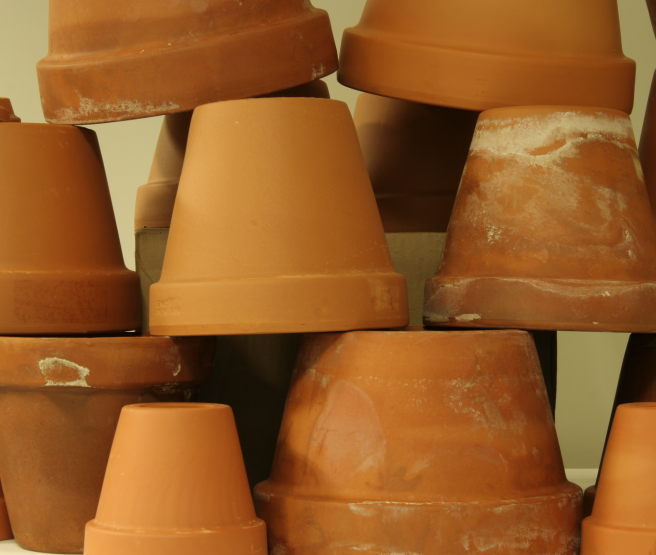
//> input picture Input/Flowerpots/view1.png, 1312 x 1110 px (shown at 1/2 size)
$ ./Source1   (built with g++ and OpenCV 4)
//> lines starting //> are read from the running program, lines starting //| are printed output that depends on the picture
// EEE 598 : DIVP Project 1: Stereo Correspondence using FAST+FREAK, AGAST+LUCID and Sift
// Referernce :https://docs.opencv.org
// Authors : Chandana Srinivasa and Kiran Kumar (Group 1)

#include<stdio.h>
#include<iostream>
#include <vector>
#include"opencv2/core.hpp"
#include"opencv2/features2d.hpp"
#include"opencv2/xfeatures2d.hpp"
#include"opencv2/highgui.hpp"
#include"opencv2/imgproc.hpp"
#include "opencv2/calib3d.hpp"

using namespace cv;
using namespace std;

using namespace cv::xfeatures2d;
/** @function main */


// Function to find out the error value
float errFinder(Mat img_1_Grey, Mat GT_img, vector<KeyPoint> keypoints_1_fast, vector<KeyPoint> keypoints_2_fast, vector< DMatch > matches_Fast_Freak)
{
	// img1: right  img2: left (Reference)

	std::vector<int> pointIndexesLeft;
	std::vector<int> pointIndexesRight;
	for (std::vector<cv::DMatch>::const_iterator it = matches_Fast_Freak.begin(); it != matches_Fast_Freak.end(); ++it)
	{

		// Get the indexes of the selected matched keypoints
		pointIndexesRight.push_back(it->queryIdx);
		pointIndexesLeft.push_back(it->trainIdx);
	}

	// Convert keypoints into Point2f
	std::vector<cv::Point2f> selPointsLeft, selPointsRight;
	cv::KeyPoint::convert(keypoints_1_fast, selPointsRight, pointIndexesRight);
	cv::KeyPoint::convert(keypoints_2_fast, selPointsLeft, pointIndexesLeft);
	int xright = 0, xleft = 0, yright = 0, yleft = 0;

	Mat diff(img_1_Grey.rows, img_1_Grey.cols, CV_8UC1);
	diff = 255; int k = 0; int new_xright = 0; float MSE = 0.0; float add_all = 0.0; float count = 0; float err = 0;
	cout<<"Match count"<<selPointsRight.size() << endl;
	for (int i = 0; i < (int)selPointsRight.size(); i++)
	{
		xright = (int)selPointsRight.at(i).x;
		yright = (int)selPointsRight.at(i).y;

		xleft = (int)selPointsLeft.at(i).x;
		yleft = (int)selPointsLeft.at(i).y;


		k = GT_img.at<uchar>(xleft, yleft);// Disparity from Ground Truth

		new_xright = xleft + k;
		count += 1;
		//root mean square error calculation
		MSE = pow((new_xright - xright), 2) + pow((yleft - yright), 2);
		add_all = add_all + MSE;
		//diff.at<uchar>(yright,xright) = abs(xright - xleft);

	}
	err = sqrt(add_all) / count;
	waitKey();
	return err;
}

int   main(int argc, char** argv)
{
	try
	{
		// ... Contents of your main
	}
	catch (cv::Exception & e)
	{
		cerr << e.what() << endl; // output exception message
	}
	cout << " Output For Without Cross Check and Without Threshold " << endl;


	Mat   img_1 = imread("D:\\ASU_Sem_1\\DIVP_Project\\new_data_set\\Flowerpots\\view1.png",CV_BGR2GRAY);// reading input image 1
//> img_1 is the input picture: 1110 rows x 1312 cols, CV_8UC3; mean B, G, R 37.8, 91.2, 149.1
	Mat   img_2 = imread("D:\\ASU_Sem_1\\DIVP_Project\\new_data_set\\Flowerpots\\view5.png",CV_BGR2GRAY);// reading input image 2
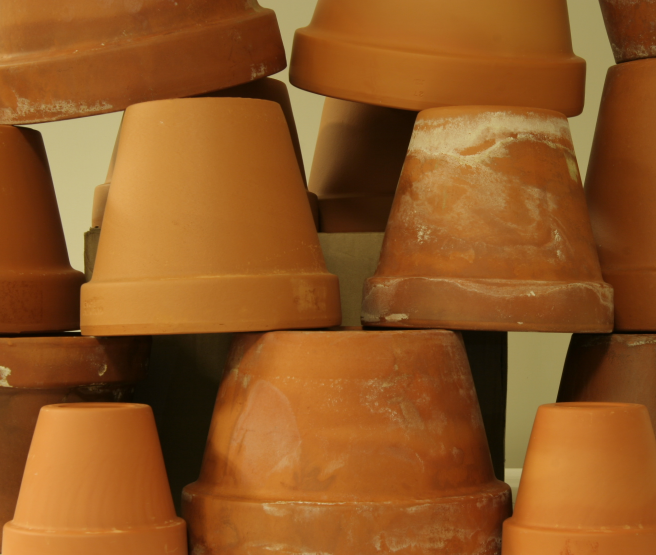
//> input picture Input/Flowerpots/view5.png, 1312 x 1110 px (shown at 1/2 size)
//> img_2 is the input picture: 1110 rows x 1312 cols, CV_8UC3; mean B, G, R 34.6, 87, 144.4
	Mat GT_img = imread("D:\\ASU_Sem_1\\DIVP_Project\\new_data_set\\Flowerpots\\disp5.png");//reading ground truth disparity values
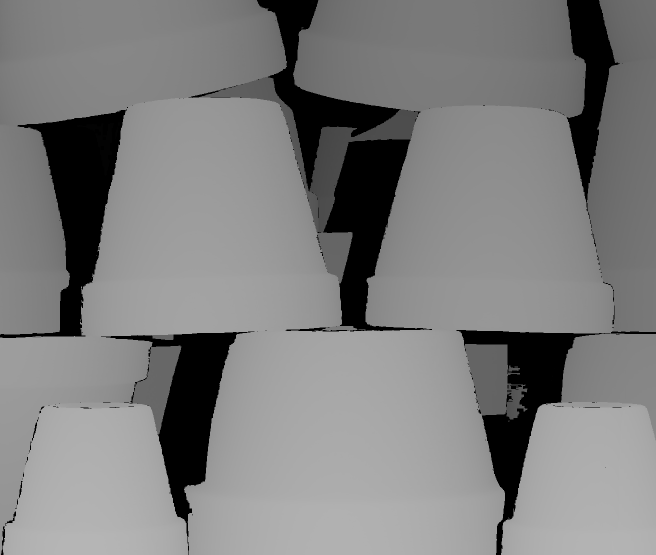
//> input picture Input/Flowerpots/disp5.png, 1312 x 1110 px (shown at 1/2 size)
//> GT_img is the input picture: 1110 rows x 1312 cols, CV_8UC3; min 0, max 181, mean 126.1
	//cout << "GT_img"<< GT_img << endl;

	Mat img_1_D, img_2_D, img_1_Grey, img_2_Grey;
	pyrDown(img_1,img_1_D);
	pyrDown(img_2,img_2_D);

	cvtColor(img_1_D, img_1_Grey, CV_BGR2GRAY);
	cvtColor(img_2_D, img_2_Grey, CV_BGR2GRAY);

	// --  Detect the keypoints using a FAST Detector
	Ptr <FastFeatureDetector> detector_fast = FastFeatureDetector::create();
	std::vector<KeyPoint> keypoints_1_fast, keypoints_2_fast;
	detector_fast->detect(img_1_Grey, keypoints_1_fast);
//> keypoints_1_fast = 642 keypoints; strongest (x, y, size): (133, 331, 7), (134, 270, 7), (321, 79, 7), (163, 116, 7)
	detector_fast->detect(img_2_Grey, keypoints_2_fast);
//> keypoints_2_fast = 617 keypoints; strongest (x, y, size): (83, 271, 7), (269, 77, 7), (79, 328, 7), (570, 334, 7)

	cout << " [INFO] key-point 1 size: Fast " << keypoints_1_fast.size() << endl;
//|  [INFO] key-point 1 size: Fast 642

	cout << " [INFO] key-point 2 size: Fast" << keypoints_2_fast.size() << endl;
//|  [INFO] key-point 2 size: Fast617

	// --  Draw keypoints
	Mat   img_keypoints_1_fast;
	Mat   img_keypoints_2_fast;
	drawKeypoints(img_1_Grey, keypoints_1_fast, img_keypoints_1_fast, Scalar::all(-1), DrawMatchesFlags::DEFAULT);
	drawKeypoints(img_2_Grey, keypoints_2_fast, img_keypoints_2_fast, Scalar::all(-1), DrawMatchesFlags::DEFAULT);
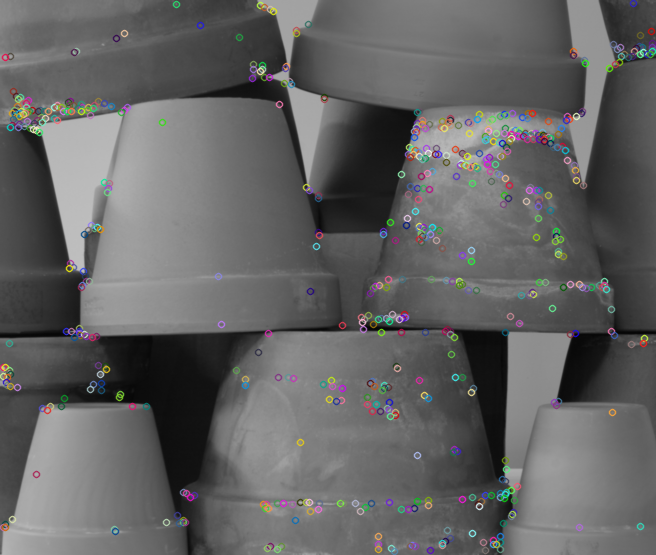
//> img_keypoints_2_fast: 555 rows x 656 cols, CV_8UC3; mean B, G, R 98.9, 98.9, 99

	// --  Show detected (drawn) keypoints
	//imshow("Keypoints 1", img_keypoints_1_fast);
	imwrite("D:\\ASU_Sem_1\\DIVP_Project\\Output_images\\img_keypoints_1_fast.png", img_keypoints_1_fast);

	//imshow("Keypoints 2", img_keypoints_2_fast);
	imwrite("D:\\ASU_Sem_1\\DIVP_Project\\Output_images\\img_keypoints_2_fast.png", img_keypoints_2_fast);

	Mat desc1_fast, desc2_fast;

	//FREAK Descriptor
	Ptr<FREAK> freak = FREAK::create(true,true,22.0f,4);
	freak->compute(img_1_Grey, keypoints_1_fast, desc1_fast);
//> keypoints_1_fast = 583 keypoints; strongest (x, y, size): (133, 331, 7), (134, 270, 7), (321, 79, 7), (163, 116, 7)
	freak->compute(img_2_Grey, keypoints_2_fast, desc2_fast);
//> keypoints_2_fast = 530 keypoints; strongest (x, y, size): (83, 271, 7), (269, 77, 7), (79, 328, 7), (570, 334, 7)


	// finding the matched points using BFMatcher
	BFMatcher matcher(NORM_L2);
	//BFMatcher matcher(NORM_L2,true);  //For crosscheck
	std::vector< DMatch > matches_Fast_Freak;
	std::vector< DMatch > matches_fast_freak;
	matcher.match(desc1_fast,desc2_fast, matches_fast_freak);
//> matches_fast_freak = 583 matches
	Mat img_matches_fast;
	// [9 lines of commented-out code are left out]
	matches_Fast_Freak = matches_fast_freak;  // Remove this line for thresholding
//> matches_Fast_Freak = 583 matches

	//draw the best matches
	drawMatches(img_1_D, keypoints_1_fast, img_2_D, keypoints_2_fast, matches_Fast_Freak, img_matches_fast);
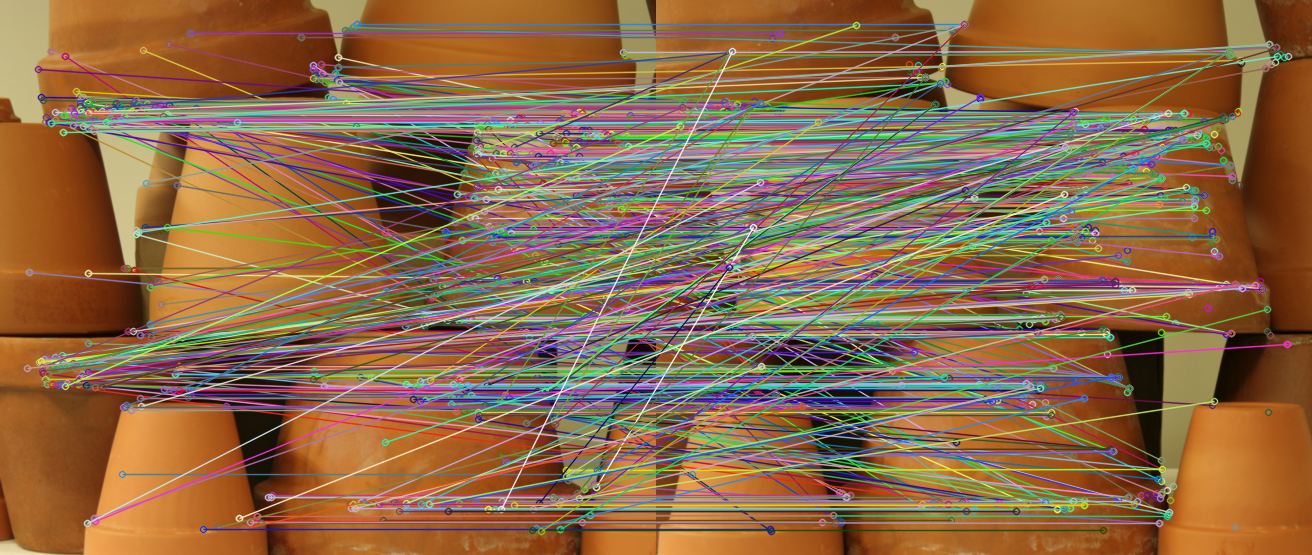
//> img_matches_fast: 555 rows x 1312 cols, CV_8UC3; mean B, G, R 71.8, 105, 141

	//-- Show detected matches
	//imshow("FAST+FREAK", img_matches_fast);
	imwrite("D:\\ASU_Sem_1\\DIVP_Project\\Output_images\\img_matches_fast_wo_cross_wo_thresh.png", img_matches_fast);


	// Sift keypoints detection
	Ptr  <SIFT> detector = SIFT::create();
	std::vector<KeyPoint> keypoints_1_Sift, keypoints_2_Sift;


	detector->detect(img_1_Grey, keypoints_1_Sift);
//> keypoints_1_Sift = 234 keypoints; strongest (x, y, size): (130, 263, 8.7), (179, 128, 19.6), (249, 385, 79.7), (331, 81, 9.3)
	detector->detect(img_2_Grey, keypoints_2_Sift);
//> keypoints_2_Sift = 229 keypoints; strongest (x, y, size): (283, 76, 8.8), (173, 387, 80.6), (276, 77, 5.1), (535, 361, 38.3)
	// --  Draw keypoints
	Mat   img_keypoints_1_Sift;
	Mat   img_keypoints_2_Sift;

	cout << " [INFO] key-point 1 size: Sift " << keypoints_1_Sift.size() << endl;
//|  [INFO] key-point 1 size: Sift 234
	//KeyPointsFilter::retainBest(keypoints_1_fast, 500);

	cout << " [INFO] key-point 2 size: Sift" << keypoints_2_Sift.size() << endl;
//|  [INFO] key-point 2 size: Sift229


	Mat desc1_Sift, desc2_Sift;
	drawKeypoints(img_1_D, keypoints_1_Sift, img_keypoints_1_Sift, Scalar::all(-1), DrawMatchesFlags::DEFAULT);
	drawKeypoints(img_2_D, keypoints_2_Sift, img_keypoints_2_Sift, Scalar::all(-1), DrawMatchesFlags::DEFAULT);
	// --  Show detected (drawn) keypoints
	//imshow("Keypoints 1 SIFT", img_keypoints_1_Sift);
	imwrite("D:\\ASU_Sem_1\\DIVP_Project\\Output_images\\img_keypoints_1_Sift.png", img_keypoints_1_Sift);

	//imshow("Keypoints 2 SIFT", img_keypoints_2_Sift);
	imwrite("D:\\ASU_Sem_1\\DIVP_Project\\Output_images\\img_keypoints_2_Sift.png", img_keypoints_2_Sift);

	//Sift descriptor
	detector->compute(img_1_D, keypoints_1_Sift,desc1_Sift);
	detector->compute(img_2_D, keypoints_2_Sift,desc2_Sift);


	// Matches
	std::vector< DMatch > matches_sift;
	std::vector< DMatch > matches_Sift;
	//DMatch A; float mini = 30;
	matcher.match(desc1_Sift, desc2_Sift, matches_sift);
//> matches_sift = 234 matches
	// [8 lines of commented-out code are left out]
	matches_Sift = matches_sift; // Remove this line for thresholding
//> matches_Sift = 234 matches

	Mat img_matches_Sift;
	drawMatches(img_1_D, keypoints_1_Sift, img_2_D, keypoints_2_Sift, matches_Sift, img_matches_Sift);
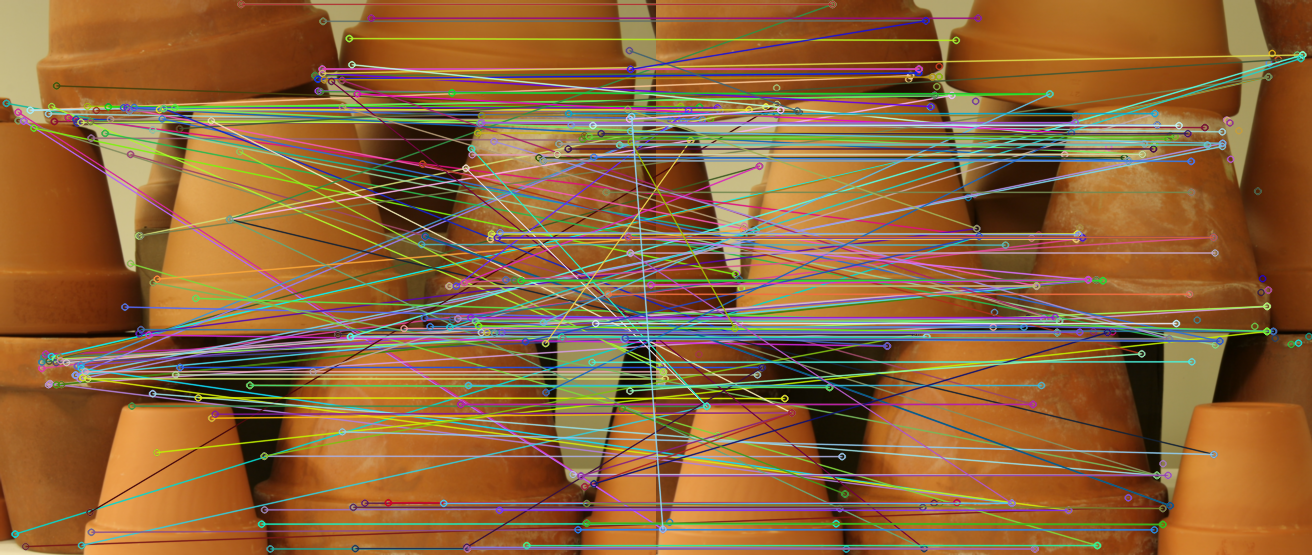
//> img_matches_Sift: 555 rows x 1312 cols, CV_8UC3; mean B, G, R 58.4, 100.5, 143.3

	//-- Show detected matches
	//imshow("SIFT", img_matches_Sift);
	imwrite("D:\\ASU_Sem_1\\DIVP_Project\\Output_images\\img_matches_Sift_wo_cross_wo_thresh.png", img_matches_Sift);

	//AGAST Keypoints
	Ptr  <AgastFeatureDetector> detector_agast = AgastFeatureDetector::create();
	std::vector<KeyPoint> keypoints_1_Agast, keypoints_2_Agast;
	detector_agast->detect(img_1_Grey, keypoints_1_Agast);
//> keypoints_1_Agast = 706 keypoints; strongest (x, y, size): (133, 331, 7), (134, 270, 7), (321, 79, 7), (163, 116, 7)
	detector_agast->detect(img_2_Grey, keypoints_2_Agast);
//> keypoints_2_Agast = 670 keypoints; strongest (x, y, size): (83, 271, 7), (269, 77, 7), (79, 328, 7), (570, 334, 7)

	cout << " [INFO] key-point 1 size: Agast " << keypoints_1_Agast.size() << endl;
//|  [INFO] key-point 1 size: Agast 706
	//KeyPointsFilter::retainBest(keypoints_1_fast, 500);

	cout << " [INFO] key-point 2 size: Agast" << keypoints_2_Agast.size() << endl;
//|  [INFO] key-point 2 size: Agast670


	// --  Draw keypoints
	Mat   img_keypoints_1_Agast;
	Mat   img_keypoints_2_Agast;
	Mat desc1_Lucid, desc2_Lucid;
	drawKeypoints(img_1_D, keypoints_1_Agast, img_keypoints_1_Agast, Scalar::all(-1), DrawMatchesFlags::DEFAULT);
	drawKeypoints(img_2_D, keypoints_2_Agast, img_keypoints_2_Agast, Scalar::all(-1), DrawMatchesFlags::DEFAULT);

	// --  Show detected (drawn) keypoints
	//imshow("Keypoints 1 AGAST", img_keypoints_1_Agast);
	imwrite("D:\\ASU_Sem_1\\DIVP_Project\\Output_images\\img_keypoints_1_Agast.png", img_keypoints_1_Agast);
	//imshow("Keypoints 2 AGAST", img_keypoints_2_Agast);
	imwrite("D:\\ASU_Sem_1\\DIVP_Project\\Output_images\\img_keypoints_2_Agast.png", img_keypoints_2_Agast);

	//Detectors using LUCID
	Ptr<LUCID> lucid = LUCID::create();
	lucid->compute(img_1_D, keypoints_1_Agast, desc1_Lucid);
	lucid->compute(img_2_D, keypoints_2_Agast, desc2_Lucid);
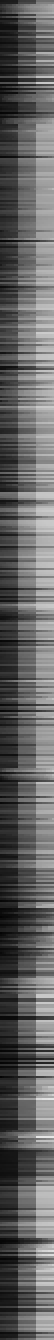
//> desc2_Lucid: 670 rows x 27 cols, CV_8UC1 (shown 2 times larger); min 3, max 229, mean 98.4

	// Matches
	std::vector< DMatch > matches_Agast_Lucid;
	std::vector< DMatch > matches_agast_lucid;
	DMatch a; float mini_lucid = 10;
	matcher.match(desc1_Lucid, desc2_Lucid, matches_agast_lucid);
//> matches_agast_lucid = 706 matches

	// [7 lines of commented-out code are left out]
	matches_Agast_Lucid = matches_agast_lucid; // Remove this line for thresholding
//> matches_Agast_Lucid = 706 matches


	Mat img_matches_Agast_Lucid;
	drawMatches(img_1_Grey, keypoints_1_Agast, img_2_Grey, keypoints_2_Agast, matches_Agast_Lucid, img_matches_Agast_Lucid);
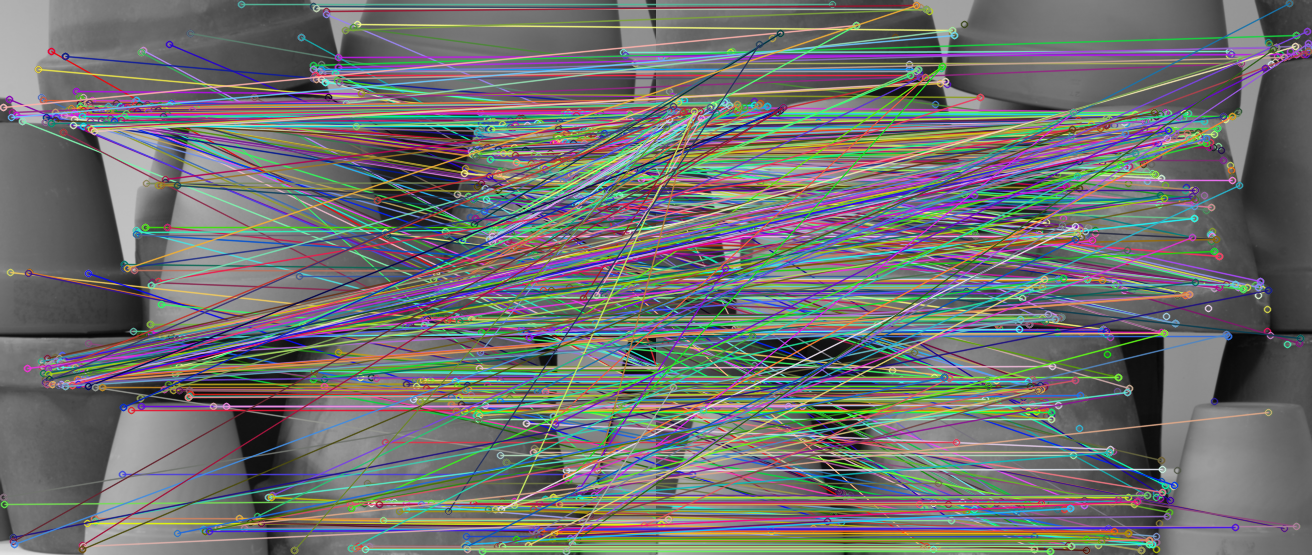
//> img_matches_Agast_Lucid: 555 rows x 1312 cols, CV_8UC3; mean B, G, R 111.8, 112.3, 111.6
	//-- Show detected matches
	//imshow("AGAST+LUCID", img_matches_Agast_Lucid);
	imwrite("D:\\ASU_Sem_1\\DIVP_Project\\Output_images\\img_matches_Agast_Lucid_wo_cross_wo_thresh.png", img_matches_Agast_Lucid);


	// Finding the error : Calling the errFinder function

	float err_fast_freak, err_Sift, err_Agast_Lucid;
	err_fast_freak = errFinder(img_1_Grey, GT_img, keypoints_1_fast, keypoints_2_fast, matches_Fast_Freak);
//> after the loop in errFinder, `for (std::vector<cv::DMatch>::const_iterator it = matches_Fast_Freak.b..`: pointIndexesRight = 583 values from 0 to 582; pointIndexesLeft = 583 values, max 529 at index 10, min 0 at index 0, mean 267.1
//> in errFinder, `cv::KeyPoint::convert(keypoints_1_fast, selPointsRight, pointIndexesRi..`: selPointsRight = 583 Points (x, y), first 12: [357, 24], [353, 27], [345, 30], [190, 33], [301, 37], [169, 44], [143, 50], [51, 51], [623, 52], [625, 55], [65, 56], [338, 57]
//> in errFinder, `cv::KeyPoint::convert(keypoints_2_fast, selPointsLeft, pointIndexesLef..`: selPointsLeft = 583 Points (x, y), first 12: [308, 24], [575, 54], [296, 30], [124, 33], [239, 37], [563, 287], [288, 377], [505, 494], [573, 51], [575, 54], [115, 531], [318, 195]
//| Match count583
//> the loop in errFinder, `for (int i = 0; i < (int)selPointsRight.size(); i++)` made 583 passes
//> (xright, yright, xleft, yleft, k, new_xright, MSE, add_all) on passes 1 to 3: (357, 24, 308, 24, 126, 434, 5929, 5929), (353, 27, 575, 54, 134, 709, 127465, 133394), (345, 30, 296, 30, 125, 421, 5776, 139170)
//> after the loop in errFinder, `for (int i = 0; i < (int)selPointsRight.size(); i++)`: count = 583; add_all = 43115356
//> in errFinder, `err = sqrt(add_all) / count;`: err = 11.26
//> err_fast_freak = 11.26
	cout << "err value fast freak" << err_fast_freak << endl;
//| err value fast freak11.2628
	err_Sift = errFinder(img_1_Grey, GT_img, keypoints_1_Sift, keypoints_2_Sift, matches_Sift);
//| Match count234
//> the loop in errFinder (call 2), `for (int i = 0; i < (int)selPointsRight.size(); i++)` made 234 passes
//> (xright, yright, xleft, yleft, k, new_xright, MSE, add_all) on passes 1 to 3: (5, 102, 87, 235, 128, 215, 61789, 61789), (14, 533, 322, 235, 117, 439, 269429, 331218), (17, 111, 6, 528, 132, 138, 188530, 519748)
	cout << "err value Sift" << err_Sift << endl;
//| err value Sift18.5647
	err_Agast_Lucid = errFinder(img_1_Grey, GT_img, keypoints_1_Agast, keypoints_2_Agast, matches_Agast_Lucid);
//| Match count706
	cout << "err value Agast Lucid" << err_Agast_Lucid << endl;
//| err value Agast Lucid10.4917

	waitKey(0);
	waitKey();
	return 0;
}


	//Mat Disparity(994, 1440, CV_8U, diff);
	//imshow("Disparity", diff);
